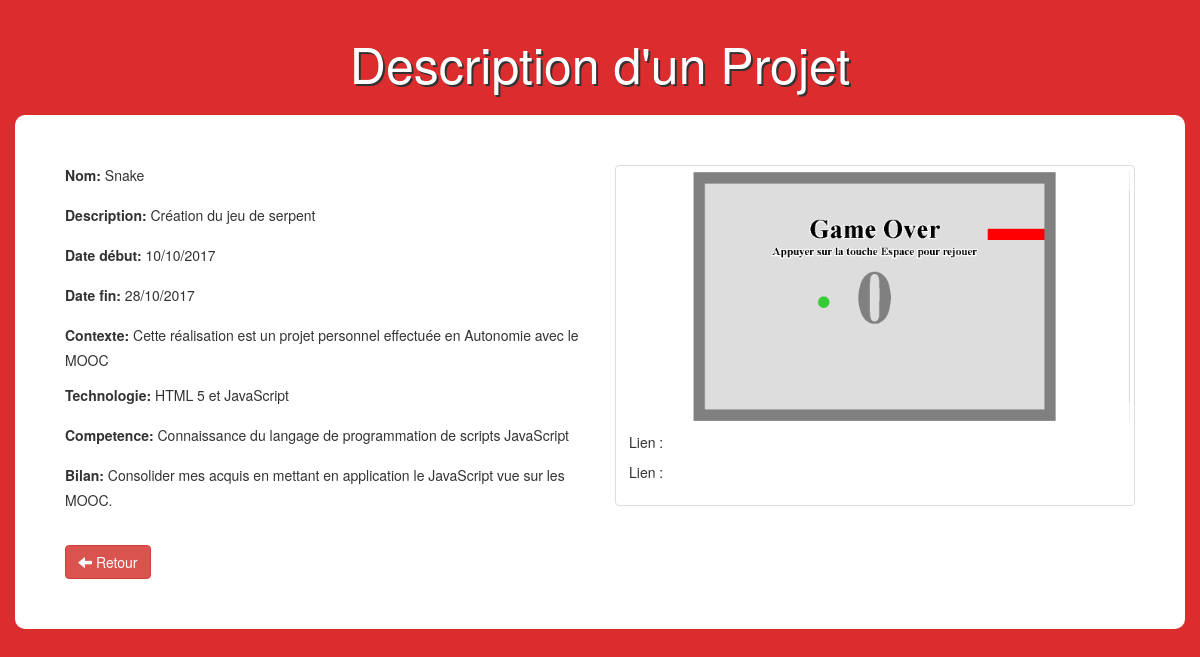
Screenshot of /view.php?id=2 with the database file from the repository.
### tables this page shows
CREATE TABLE IF NOT EXISTS `items` (
  `id` int(11) NOT NULL AUTO_INCREMENT,
  `name` varchar(100) NOT NULL,
  `description` varchar(255) NOT NULL,
  `contexte` text NOT NULL,
  `date_debut` varchar(50) NOT NULL,
  `date_fin` varchar(50) NOT NULL,
  `technologie` varchar(50) NOT NULL,
  `competence` text NOT NULL,
  `bilan` text NOT NULL,
  `cahier_de_recette` varchar(250) NOT NULL,
  `guide_utilisateur` varchar(250) NOT NULL,
  `image` varchar(255) NOT NULL,
  `category` int(11) NOT NULL,
  PRIMARY KEY (`id`),
  KEY `category` (`category`)
);

### view.php (the view, shortened to what this page needs)
<?php
    if(!empty($_GET['id']))
    {
        $id = checkInput($_GET['id']);
    }
    $db = Database::connect();
    $statement = $db->prepare("SELECT items.id, items.name, items.description, items.date_debut, items.date_fin, items.contexte, items.technologie,  items.competence, items.bilan, items.image, categories.name AS category FROM items LEFT JOIN categories ON items.category = categories.id WHERE items.id = ?");
    $statement->execute(array($id));
    $item = $statement->fetch();
    function checkInput($data)
    {
      $data = trim($data);
      $data = stripslashes($data);
      $data = htmlspecialchars($data);
      return $data;
    }
?>
<!DOCTYPE html>
<html>
    <head>
        <link rel="stylesheet" href="https://maxcdn.bootstrapcdn.com/bootstrap/3.3.6/css/bootstrap.min.css">
        <link rel="stylesheet" href="css/styleView.css">
    </head>
    <body>
         <h1 class="text-logo"> Description d'un Projet </h1>
         <div class="container admin">
            <div class="row">
               <div class="col-sm-6">
                    <form>
                      <div class="form-group">
                        <label>Nom:</label><?php echo '  '.$item['name'];?>
                      </div>
                      <div class="form-group">
                        <label>Description:</label><?php echo '  '.$item['description'];?>
                      </div>
                      <div class="form-group">
                        <label>Date début:</label><?php echo '  '.$item['date_debut'];?>
                      </div>
                      <div class="form-group">
                        <label>Date fin:</label><?php echo '  '.$item['date_fin'];?>
                      </div>
                      <div class="form-group">
                        <label>Contexte:</label><?php echo '  '.$item['contexte'];?>
                      </div>
                      <div class="form-group">
                        <label>Technologie:</label><?php echo '  '.$item['technologie'];?>
                      </div>
                      <div class="form-group">
                        <label>Competence:</label><?php echo '  '.$item['competence'];?>
                      </div>
                      <div class="form-group">
                        <label>Bilan:</label><?php echo '  '.$item['bilan'];?>
                      </div>
                    </form>
                    <br>
                    <div class="form-actions">
                      <a class="btn btn-danger" href="index.php"><span class="glyphicon glyphicon-arrow-left"></span> Retour</a>
                    </div>
                </div>
                <div class="col-sm-6 site">
                    <div class="thumbnail">
                        <img src="<?php echo 'images/'.$item['image'];?>" alt="...">
                          <div class="caption">
                            <p>Lien : </p>
                            <p>Lien : </p>
                          </div>
                    </div>
                </div>
            </div>
        </div>
    </body>
</html>

### css/styleView.css (style rules this page uses)
body { background-color: #dB2c2e; }
.admin { background: #fff; padding: 50px; border-radius: 10px; }
.text-logo { color: #fff; text-shadow: 2px 2px #333; font-size: 50px; padding: 15px 0px; text-align: center; }

### rows the page displays
items: name "Snake", description "Création du jeu de serpent", date_debut "10/10/2017", date_fin "28/10/2017", contexte "Cette réalisation est un projet personnel effectuée en Autonomie avec le MOOC", technologie "HTML 5 et JavaScript", competence "Connaissance du langage de programmation de scripts JavaScript", bilan "Consolider mes acquis en mettant en application le JavaScript vue sur les MOOC.", image (picture)
